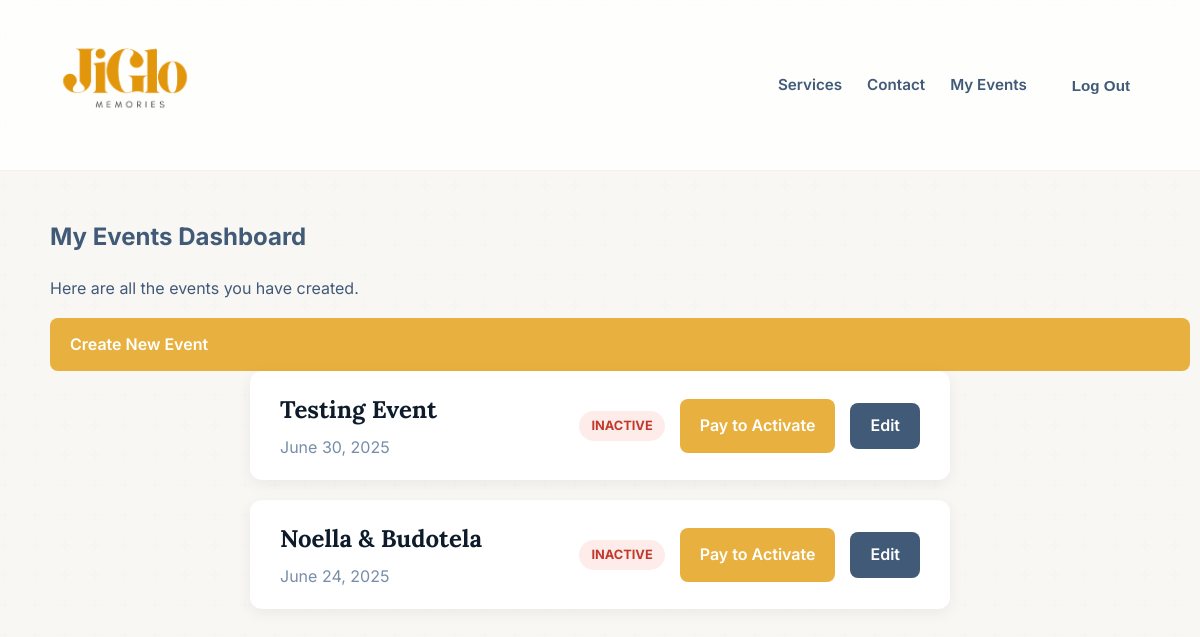
Screenshot of /my-events/ (signed in) with the database file from the repository.
### crowdcam_app/models.py (models this page shows, shortened)
class Event(models.Model):
    host = models.ForeignKey(settings.AUTH_USER_MODEL, on_delete=models.CASCADE)
    name = models.CharField(max_length=200)
    event_date = models.DateField()
    unique_code = models.SlugField(unique=True, blank=True)
    created_at = models.DateTimeField(auto_now_add=True)
    price = models.DecimalField(max_digits=10, decimal_places=2, default=20.00) # Example price
    is_paid = models.BooleanField(default=False)
    stripe_checkout_id = models.CharField(max_length=255, blank=True)

### crowdcam_app/views.py (the view)
# urls.py: path('my-events/', views.dashboard_view, name='dashboard'),
@login_required
def dashboard_view(request):
    events = Event.objects.filter(host=request.user).order_by('-event_date')
    context = {
        'events': events
    }
    return render(request, 'crowdcam_app/dashboard.html', context)

### crowdcam_app/templates/crowdcam_app/dashboard.html
{% extends "crowdcam_app/base.html" %}
{% block content %}
    <div class="dashboard-header">
        <h2>My Events Dashboard</h2>
        <p>Here are all the events you have created.</p>
        <a href="{% url 'create_event' %}" class="button-primary">Create New Event</a>
    </div>
    <div class="event-list">
        {% for event in events %}
            <div class="event-card-dashboard">
                <div class="event-info">
                    <h3>{{ event.name }}</h3>
                    <p>{{ event.event_date }}</p>
                </div>
                <div class="event-status">
                    {% if event.is_paid %}
                        <span class="status-badge active">Active</span>
                        <a href="{% url 'event_detail' event.unique_code %}" class="button-secondary">View Gallery</a>
                        <a href="{% url 'event_update' event.id %}" class="button-secondary edit">Edit</a>
                        <a href="https://api.qrserver.com/v1/create-qr-code/?size=250x250&data={{ request.scheme }}://{{ request.get_host }}{% url 'event_detail' event.unique_code %}" target="_blank" class="button-secondary qr">QR Code</a>
                        <a href="{% url 'event_delete' event.id %}" class="button-danger">Delete</a>
                    {% else %}
                        <span class="status-badge inactive">Inactive</span>
                        <a href="{% url 'create_checkout_session' event.id %}" class="button-primary">Pay to Activate</a>
                        <a href="{% url 'event_update' event.id %}" class="button-secondary edit">Edit</a>
                    {% endif %}
                </div>
            </div>
        {% empty %}
            <p style="text-align: center; margin-top: 20px;">You have not created any events yet.</p>
        {% endfor %}
    </div>
{% endblock %}

### static/css/style.css (style rules this page uses)
:root { --primary-navy: #0d1b2a; --secondary-blue: #415a77; --light-blue-grey: #778da9; --background-cream: #f8f7f4; --accent-gold: #e8b03e; --accent-gold-hover: #f0c368; --white: #ffffff; --font-heading: 'Lora', serif; --font-body: 'Inter', sans-serif; --shadow-sm: 0 4px 15px rgba(0, 0, 0, 0.06); --shadow-md: 0 10px 25px rgba(0, 0, 0, 0.1); }
body { font-family: var(--font-body); background-color: var(--background-cream); background-image: url('../images/subtle-pattern.svg'); color: var(--secondary-blue); line-height: 1.6; }
a { text-decoration: none; color: var(--accent-gold); transition: color 0.3s ease; }
h3 { font-family: var(--font-heading); color: var(--primary-navy); font-size: 1.5em; }
button, .button-primary { background: var(--accent-gold); color: var(--white); padding: 14px 20px; border: none; border-radius: 8px; cursor: pointer; font-size: 1em; font-weight: 600; text-decoration: none; display: inline-block; width: 100%; transition: all 0.3s ease; }
.event-list { display: flex; flex-direction: column; gap: 20px; max-width: 700px; margin: 0 auto; }
.event-card-dashboard { display: flex; justify-content: space-between; align-items: center; background-color: var(--white); padding: 20px 30px; border-radius: 12px; box-shadow: var(--shadow-sm); transition: transform 0.3s ease, box-shadow 0.3s ease; }
.event-info h3 { margin: 0 0 5px 0; color: var(--primary-navy); }
.event-info p { margin: 0; color: var(--light-blue-grey); }
.event-status { display: flex; align-items: center; gap: 15px; }
.status-badge { font-weight: 700; padding: 5px 12px; border-radius: 20px; font-size: 0.8em; text-transform: uppercase; }
.status-badge.inactive { background-color: #fdecea; color: #c0392b; }
.button-secondary { display: inline-block; background-color: var(--light-blue-grey); color: white; padding: 10px 20px; text-decoration: none; border-radius: 8px; font-weight: 600; transition: all 0.3s ease; }
.button-secondary.edit { background-color: var(--secondary-blue); }

### rows the page displays
Event: name "Testing Event", event_date "June 30, 2025", is_paid "INACTIVE"
Event: name "Noella & Budotela", event_date "June 24, 2025", is_paid "INACTIVE"
